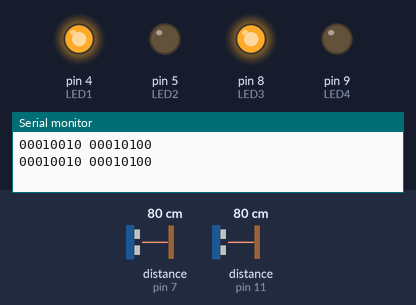
The sketch below on a simulated Arduino Uno, built with avr-gcc and run on an emulated ATmega328P. Shown: output pins drawn as LEDs (lit = HIGH), the last lines printed to the serial monitor. Wiring (inferred from the names in the program): 2 × ultrasonic range finder: trigger pin 6, echo pin 7 / trigger pin 10, echo pin 11. The test bench sets the inputs (shaded band); at power-on: distance to the obstacle (sensors on pin 7, pin 11) 80 cm. The echo pulse lasts 58.3 µs per cm; pins used as bus, display or sensor lines are not drawn.

Above: at 1.8 s.
1.9 s: distance to the obstacle (sensor on pin 7) set to 13 cm
3.4 s: distance to the obstacle (sensor on pin 7) set to 10 cm
At 5.0 s:
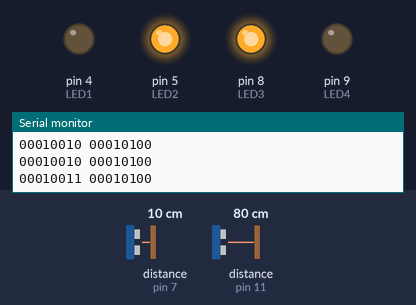
5.5 s: distance to the obstacle (sensor on pin 11) set to 13 cm
7.2 s: distance to the obstacle (sensor on pin 11) set to 10 cm
At 8.6 s:
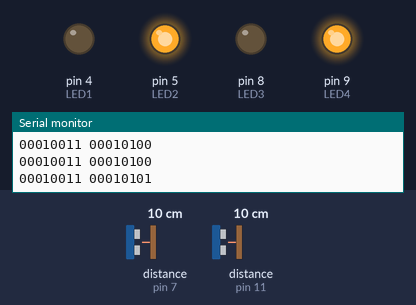
9.5 s: distance to the obstacle (sensor on pin 7) set to 18 cm
At 11.2 s:
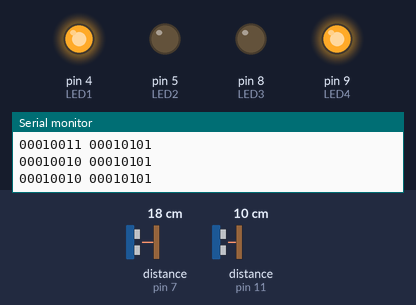
11.5 s: distance to the obstacle (sensor on pin 7) set to 2 cm
At 13.2 s:
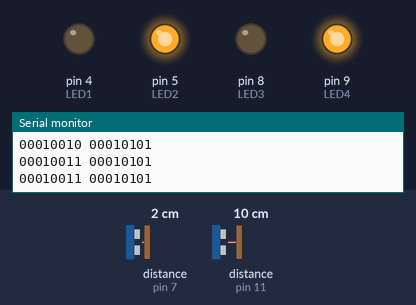
Timing chart, 0 to 14.5 s (numbered marks = the images above; inputs shaded):
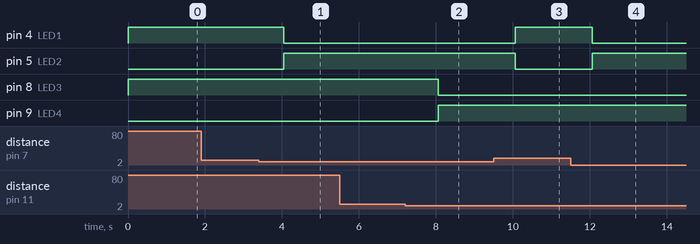

The sketch:

parking.ino
```cpp
#define trigPin1 6
#define echoPin1 7
#define trigPin2 10
#define echoPin2 11

int LED4 = 9;
int LED3 = 8;

int LED2 = 5;
int LED1 = 4;

char reference1[] = "0001001";
char reference2[] = "0001010";

void setup() {
   Serial.begin (9600);

   pinMode(LED1, OUTPUT);
   pinMode(LED2, OUTPUT);

   pinMode(trigPin1, OUTPUT);
   pinMode(echoPin1, INPUT);

   pinMode(trigPin2, OUTPUT);
   pinMode(echoPin2, INPUT);

   pinMode(LED3, OUTPUT);
   pinMode(LED4, OUTPUT);
}


void loop() {
  /*Distance sensor 1*/
  long duration1, distance1, duration2, distance2;
  digitalWrite(trigPin1, LOW);
  delayMicroseconds(2);
  digitalWrite(trigPin1, HIGH);
  delayMicroseconds(10);
  digitalWrite(trigPin1, LOW);
  duration1 = pulseIn(echoPin1, HIGH);
  distance1 = (duration1/2) / 29.1;

  /*Distance sensor 2*/
  digitalWrite(trigPin2, LOW);
  delayMicroseconds(2);
  digitalWrite(trigPin2, HIGH);
  delayMicroseconds(10);
  digitalWrite(trigPin2, LOW);
  duration2 = pulseIn(echoPin2, HIGH);
  distance2 = (duration2/2) / 29.1;

  /*sensor1*/
  Serial.print(reference1);


  /*Test sensor1*/
   if (distance1 >10) {
    digitalWrite(LED1,HIGH);
    digitalWrite(LED2,LOW);
    Serial.print("0");
   }

   else {
    digitalWrite(LED1,LOW);
    digitalWrite(LED2,HIGH);
    Serial.print("1");
    }

   Serial.print(" ");
   Serial.print(reference2);

  /*Test sensor2*/
   if (distance2 >10) {
    digitalWrite(LED3,HIGH);
    digitalWrite(LED4,LOW);
    Serial.println("0");
   }

   else {
    digitalWrite(LED3,LOW);
    digitalWrite(LED4,HIGH);
    Serial.println("1");
    }

    delay(1000);


}
```

Measured:
- the behaviour switches between 12 and 11 cm on distance to the obstacle (sensor on pin 7) (found by bisection; images 0 and 1)
- the behaviour switches between 12 and 11 cm on distance to the obstacle (sensor on pin 11) (found by bisection; images 1 and 2)
- after the input at 3.4 s, pin 4 (LED1): HIGH → LOW after 0.64 s; pin 5 (LED2): LOW → HIGH after 0.64 s
- after the input at 7.2 s, pin 8 (LED3): HIGH → LOW after 0.86 s; pin 9 (LED4): LOW → HIGH after 0.86 s
- after the input at 9.5 s, pin 4 (LED1): LOW → HIGH after 0.56 s; pin 5 (LED2): HIGH → LOW after 0.56 s
- after the input at 11.5 s, pin 4 (LED1): HIGH → LOW after 0.57 s; pin 5 (LED2): LOW → HIGH after 0.57 s
